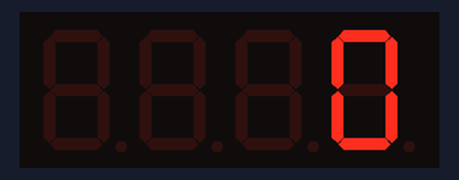
The sketch below on a simulated Arduino Uno, built with avr-gcc and run on an emulated ATmega328P. Shown: 4-digit seven-segment display.

Above: at 0.17 s.
At 4.86 s:
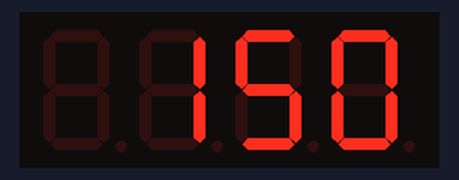
At 9.85 s:
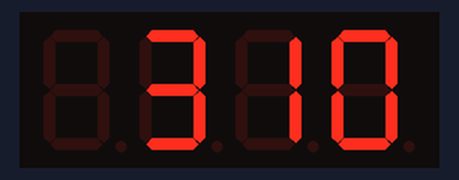
At 19.84 s:
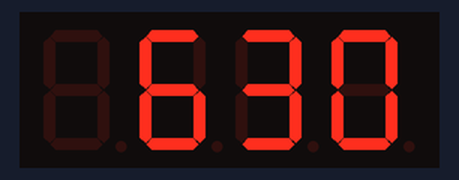
At 29.83 s:
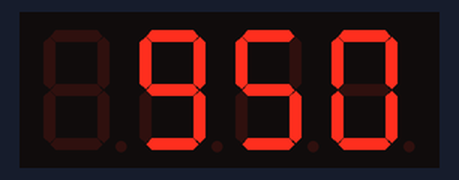
At 39.82 s:
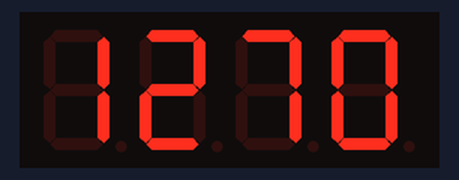

The sketch:

7seg_demo.ino
```cpp
#include <TM1637Display.h>

const int CLK = 15; //Set the CLK pin connection to the display
const int DIO = 2; //Set the DIO pin connection to the display

int numCounter = 0;

TM1637Display display(CLK, DIO); //set up the 4-Digit Display.

void setup()
{
  Serial.begin(9600);
  display.setBrightness(0x0f); //set the diplay to maximum brightness
}

void loop()
{
  for (numCounter = 0; numCounter < 10000; numCounter++) //Iterate numCounter
  {
    display.showNumberDec(numCounter); //Display the numCounter value;
    delay(10);
  }
}
```
